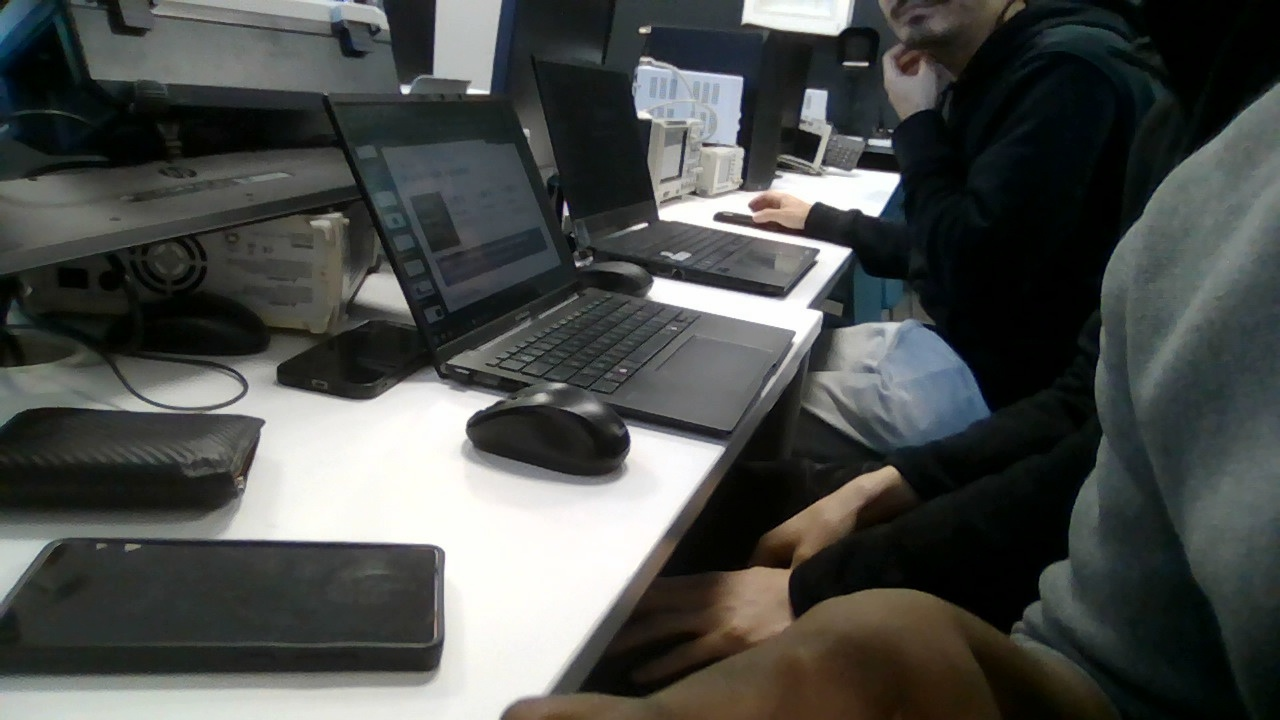
#> input picture data/essais/brutes/20261104-091724_rgb0.jpg, 1280 x 720 px, given in place of the camera
$ python lister_cameras.py
#> lines starting #> are read from the running program, lines starting #| are printed output that depends on the picture; after the words box and inside, x2 and y2 are one past the last pixel; in counts of white or black regions, pixels touching at a corner belong together
### care/peripheriques.py
"""Quelle caméra physique pour quelle position de l'habitacle ?

Sur un PC portable, l'index 0 est presque toujours la webcam intégrée, et les index des
caméras USB changent selon l'ordre de branchement. Ce module associe chaque position de
config.json à un périphérique réel, par NOM plutôt que par numéro, et écarte la webcam du PC.

Chaque caméra de config.json accepte, au choix :
    "index": 2              un numéro fixe (comme avant)
    "index": "auto"         la prochaine caméra libre qui n'est pas la webcam du PC
    "nom":   "USB Camera"   la prochaine caméra libre dont le nom contient ce texte
    "url":   "rtsp://…"     une caméra IP (flux RTSP / HTTP)
`index` + `nom` ensemble : l'index est utilisé, le nom sert de vérification (s'il ne
correspond plus, c'est que les index ont bougé → relancer lister_cameras.py).
"""
from __future__ import annotations

import glob
import os
from pathlib import Path

# Morceaux de nom typiques d'une webcam intégrée de PC portable (comparaison sans casse).
EXCLURE_DEFAUT = ["integrated", "intégrée", "built-in", "facetime", "webcam", "ir camera",
                  "windows hello", "virtual", "obs ", "droidcam", "camo"]
# Morceaux de nom typiques d'une caméra thermique (PureThermal / Lepton, Topdon, InfiRay…).
THERMIQUE_DEFAUT = ["purethermal", "lepton", "thermal", "flir", "topdon", "tc001", "infiray", "seek"]


def lister() -> list[dict] | None:
    """[{index, nom}] des caméras vues par le système, dans l'ordre des index OpenCV.
    None si le système ne donne pas les noms (le banc retombe alors sur les index)."""
    if os.name == "nt":
        try:  # DirectShow : même ordre que cv2.VideoCapture(i, cv2.CAP_DSHOW)
            from pygrabber.dshow_graph import FilterGraph
            return [{"index": i, "nom": n} for i, n in enumerate(FilterGraph().get_input_devices())]
        except Exception:  # noqa: BLE001 — pygrabber absent ou COM indisponible
            return None
    noeuds = sorted(glob.glob("/sys/class/video4linux/video*"),
                    key=lambda p: int(p.rsplit("video", 1)[1]))
    if not noeuds:
        return None
    out = []
    for p in noeuds:
        try:  # chaque caméra crée 2 nœuds sous Linux : seul l'index 0 porte l'image
            if Path(p, "index").read_text().strip() != "0":
                continue
            nom = Path(p, "name").read_text().strip()
        except OSError:
            continue
        out.append({"index": int(p.rsplit("video", 1)[1]), "nom": nom})
    return out


# [72 lines left out: functions lister_msmf, _enumerer_msmf, index_msmf, not called in this run]


def _contient(nom: str, morceaux) -> bool:
    n = (nom or "").lower()
    return any(m.lower() in n for m in morceaux)


# [88 lines left out: functions resoudre, rapport, not called in this run]

### care/cameras.py
"""Acquisition des flux caméra.

Chaque caméra tourne dans son propre thread et garde en mémoire la dernière
image reçue : l'interface et l'analyse lisent toujours une image fraîche,
sans file d'attente qui prend du retard.
"""
import json
import math
import os
import threading
import time

import cv2
import numpy as np

from care import peripheriques, thermique

# réexportés : les outils et les tests les importaient d'ici avant care/thermique.py
from care.thermique import fond_uniforme, masque_vivant, masque_zones, temperature_plausible, temperatures  # noqa: F401

BACKEND = cv2.CAP_DSHOW if os.name == "nt" else cv2.CAP_ANY


class Source:
    """Caméra RGB réelle, lue en continu dans un thread."""

    # [12 lines left out: function __init__, not called in this run]

    def demarrer(self):
        self._thread.start()
        return self

    def arreter(self):
        self._stop = True

    # [13 lines left out: function _ouvrir, not called in this run]

    def _lire(self, cap):
        return cap.read()

    # [28 lines left out: function _boucle, not called in this run]

    def derniere(self):
        with self._lock:
            return None if self.frame is None else self.frame.copy()

    def apercu(self):
        """Image affichable (BGR 8 bits) pour le dashboard."""
        return self.derniere()

    # [16 lines left out: functions etat, image_noire, not called in this run]


# Caméras thermiques 256x192 de la famille InfiRay (Topdon TC001, InfiRay P2 Pro, modules
# « UVC Camera »…). Le flux UVC est en YUYV (2 octets par pixel) et empile deux blocs :
#   - un bloc IMAGE : YUYV ordinaire, gain automatique (inutilisable pour un seuil) ;
#   - un bloc DONNÉES : un entier 16 bits petit-boutiste par pixel.
# Deux dispositions connues :
#   256x384 (TC001 / P2 Pro)   image en haut, données en bas = températures, brut/64 - 273,15
#   256x392 (caméra du banc,   données en haut (lignes 0-191), 4 lignes de métadonnées, image
#    « UVC Camera »,           (196-387), 4 lignes de métadonnées. Les données sont des COMPTES
#    USB 2BDF:0102)            BRUTS du capteur (~5 000, non calibrés), pas des températures :
#                              on compare chaque pixel au fond de la scène (mode « relatif »).
# Le flux doit être lu SANS conversion RGB d'OpenCV : sous Windows, seul Media Foundation
# (thermique.backend = "msmf") le donne brut, DirectShow le convertit toujours en couleur
# (les données deviennent des rayures vertes). Diagnostic : outils/diag_thermique.py.
TC001_L, TC001_H = 256, 192
_HAUTEURS = (384, 392)


# [44 lines left out: functions _blocs, decoder_trame, brut_en_celsius, decoder_tc001, image_visible, not called in this run]


def est_tc001(f):
    a = np.asarray(f)
    return a.dtype == np.uint8 and a.size in [TC001_L * h * c for h in _HAUTEURS for c in (2, 3)]


# ---- Caméras thermiques à flux 16 bits simple (Lepton/PureThermal et autres) ----------
BACKENDS = {"defaut": BACKEND, "dshow": cv2.CAP_DSHOW, "msmf": cv2.CAP_MSMF, "v4l2": cv2.CAP_V4L2,
            "auto": cv2.CAP_ANY}
FLUX_DEFAUT = {"backend": "defaut", "fourcc": "Y16 ", "convert_rgb": 0}


# [22 lines left out: functions ouvrir_flux, normaliser_brut, not called in this run]


class SourceThermique(Source):
    """Caméra thermique : décode le flux, puis délègue l'analyse à care/thermique.py.

    Matériel géré (`thermique.modele` : "auto", "tc001", "lepton") :
      - famille InfiRay 256x192 : Topdon TC001 (températures) et caméra du banc (comptes bruts) ;
      - flux 16 bits simple, à la résolution fournie : Lepton/PureThermal, format TLinear ;
      - flux 8 bits : pas de température, seuil fixe sur l'image (peu fiable).
    """

    # [40 lines left out: functions __init__, _ouvrir, _lire, not called in this run]

    def _infiray(self, f):
        return self.modele in ("auto", "tc001") and est_tc001(f)

    # [4 lines left out: function poser_reference, not called in this run]

    # ---- décodage : trame → champ ---------------------------------------------
    def vers_celsius(self, f):
        return thermique.temperatures(f, self.params["diviseur_kelvin"])

    # [85 lines left out: functions champ, _image_sans_mesure, _apercu, analyser, masque_chaud, not called in this run]

    def mesure(self):
        f = self.derniere()
        return None if f is None else self.analyser(f)

    # [23 lines left out: functions apercu, etat, not called in this run]


# --------------------------------------------------------------------------
# Mode démo : flux synthétiques pour développer le dashboard sans matériel
# --------------------------------------------------------------------------

class PhotosDemo:
    """Photos réelles servant de décor au mode démo : <dossier>/<scène>/<jeu>/<caméra>.jpg.

    Un « jeu » est une prise de vue (une image par caméra, toutes facultatives) ; un fichier jeu.json
    peut dire ce que la photo contient vraiment : {"vivants": ["bébé"], "objets": ["clés"]}.
    Sans dossier, le mode démo dessine ses scènes de synthèse."""

    def __init__(self, dossier: str | None):
        self.dossier = dossier if dossier and os.path.isdir(dossier) else None
        self._cache: dict[str, np.ndarray | None] = {}

    def jeux(self, scene: str) -> list[str]:
        d = os.path.join(self.dossier, scene) if self.dossier else ""
        return sorted(j for j in os.listdir(d) if os.path.isdir(os.path.join(d, j))) if os.path.isdir(d) else []

    # [24 lines left out: functions contenu, image, not called in this run]


class SourceDemo(Source):
    photos = PhotosDemo(None)   # renseigné par l'application : data/demo/photos

    # [4 lines left out: function __init__, not called in this run]

    def _ouvrir(self):
        return _FauxCap()

    # [31 lines left out: function _lire, not called in this run]


class SourceThermiqueDemo(SourceThermique):
    # [4 lines left out: function __init__, not called in this run]

    def _ouvrir(self):
        return _FauxCap()

    # [8 lines left out: function _lire, not called in this run]


class _FauxCap:
    def isOpened(self):
        return True

    def release(self):
        pass


class _CapFermee(_FauxCap):
    """Caméra introuvable (ex. pas de correspondance DirectShow → Media Foundation)."""

    def isOpened(self):
        return False

### lister_cameras.py
"""Assistant « quelle caméra est où » — à lancer une fois installé dans la voiture.

    python lister_cameras.py            liste les caméras, puis demande la position de chacune
    python lister_cameras.py --liste    liste seulement (rien n'est écrit)

Pour chaque caméra branchée (la webcam du PC est signalée et proposée en dernier), une
fenêtre d'aperçu EN DIRECT s'ouvre au premier plan : cliquer dessus puis appuyer sur la touche
de la position filmée (1 à 4, t pour la thermique, Espace pour passer, r pour rouvrir la
caméra si l'image est noire, q pour arrêter). Le résultat est écrit dans config.local.json
(ignoré par git, propre à ce PC) : config.json n'est pas touché.

Si on débranche / rebranche les caméras sur d'autres ports, relancer l'assistant : le
dashboard prévient au démarrage quand le nom vu à un index ne correspond plus.
"""
import argparse
import contextlib
import json
import os
import sys
import time

import cv2

from care import peripheriques
from care.cameras import est_tc001, image_visible

RACINE = os.path.dirname(os.path.abspath(__file__))
BACKEND = cv2.CAP_DSHOW if os.name == "nt" else cv2.CAP_ANY


def charger_config():
    with open(os.path.join(RACINE, "config.json"), encoding="utf-8") as fh:
        cfg = json.load(fh)
    local = os.path.join(RACINE, "config.local.json")
    loc = {}
    if os.path.exists(local):
        with open(local, encoding="utf-8") as fh:
            loc = json.load(fh)
    return cfg, loc, local


def ouvrir(index):
    cap = cv2.VideoCapture(index, BACKEND)
    cap.set(cv2.CAP_PROP_FOURCC, cv2.VideoWriter_fourcc(*"MJPG"))
    cap.set(cv2.CAP_PROP_BUFFERSIZE, 1)
    return cap


def image_valable(f) -> bool:
    """Une vraie image : ni absente, ni noire (les premières le sont souvent)."""
    return f is not None and f.size > 0 and float(f.mean()) > 4


def apercu(index, attente_s=3.0):
    """Une image de la caméra, en lui laissant le temps de démarrer ; None si elle ne donne rien."""
    cap = ouvrir(index)
    f, fin = None, time.time() + attente_s
    try:
        while time.time() < fin:
            ok, img = cap.read()
            if ok and img is not None:
                f = img
                if image_valable(img):
                    break
            else:
                time.sleep(0.05)
    finally:
        cap.release()
    return f


def afficher(img):
    if est_tc001(img):  # flux thermique InfiRay / TC001 : n'afficher que le bloc image
        img = image_visible(img)
    if img.ndim == 2 or img.dtype != "uint8":
        img = cv2.normalize(img, None, 0, 255, cv2.NORM_MINMAX).astype("uint8")
    if img.ndim == 2:
        img = cv2.cvtColor(img, cv2.COLOR_GRAY2BGR)
    h, w = img.shape[:2]
    return cv2.resize(img, (960, max(1, int(960 * h / w))))


def choisir_en_direct(d, positions, n, total):
    """Montre la caméra en direct et attend une touche DANS la fenêtre. Renvoie « 1 »…« 9 »,
    « t », « » (passer) ou « q » (arrêter). L'aperçu ne se fige pas : on voit ce qu'on bouge."""
    titre = "CARE - quelle camera est-ce ?"
    aide = "  ".join(f"{i + 1}={p['label']}" for i, p in enumerate(positions)) + "  t=thermique"
    cv2.namedWindow(titre, cv2.WINDOW_NORMAL)
    cv2.resizeWindow(titre, 960, 600)
    with contextlib.suppress(cv2.error):
        cv2.setWindowProperty(titre, cv2.WND_PROP_TOPMOST, 1)   # devant le terminal
    cap, derniere, debut = ouvrir(d["index"]), d["image"], time.time()
    try:
        while True:
            ok, f = cap.read()
            if ok and image_valable(f):
                derniere, debut = f, time.time()
            elif time.time() - debut > 4:   # plus d'image : on rouvre la caméra toute seule
                cap.release()
                cap, debut = ouvrir(d["index"]), time.time()
            vue = afficher(derniere)
            bandeau = [f"Camera {n}/{total} : index {d['index']} {d['nom'] or ''} {d['genre']}".strip(), aide,
                       "Espace=passer  r=rouvrir  q=arreter" + ("" if ok else "   (image figee, camera muette)")]
            cv2.rectangle(vue, (0, 0), (vue.shape[1], 92), (30, 20, 14), -1)
            for i, ligne in enumerate(bandeau):
                cv2.putText(vue, ligne.encode("ascii", "replace").decode(), (12, 26 + 28 * i),
                            cv2.FONT_HERSHEY_SIMPLEX, 0.62, (255, 255, 255), 1, cv2.LINE_AA)
            cv2.imshow(titre, vue)
            k = cv2.waitKey(40) & 0xFF
            c = chr(k).lower() if k != 255 else ""
            if c == "r":
                cap.release()
                cap, debut = ouvrir(d["index"]), time.time()
            elif c in ("q", "t") or (c.isdigit() and 1 <= int(c) <= len(positions)):
                return c
            elif k in (32, 13, 27):   # Espace, Entrée, Échap : passer
                return ""
            if cv2.getWindowProperty(titre, cv2.WND_PROP_VISIBLE) < 1:   # fenêtre fermée à la souris
                return ""
    finally:
        cap.release()
        cv2.destroyAllWindows()
        cv2.waitKey(1)


def main():
    ap = argparse.ArgumentParser()
    ap.add_argument("--liste", action="store_true", help="lister sans rien écrire")
    ap.add_argument("--max", type=int, default=10, help="index testés si les noms sont illisibles")
    a = ap.parse_args()
    cfg, loc, chemin_local = charger_config()
#> (reads config.json from the repository)
    exclure = cfg.get("cameras", {}).get("exclure", peripheriques.EXCLURE_DEFAUT)
    mots_th = cfg.get("cameras", {}).get("thermique", peripheriques.THERMIQUE_DEFAUT)

    devs = peripheriques.lister()
    if devs is None:
        print("Noms des caméras illisibles (sous Windows : pip install pygrabber). Test des index…")
        devs = [{"index": i, "nom": ""} for i in range(a.max)]
    print("\nCaméras détectées :")
    trouvees = []
    for d in devs:
        f = apercu(d["index"])
#> in apercu, img is the input picture: shape (720, 1280, 3); mean B, G, R 75.2, 77.5, 74.9
        if f is None:
            if d["nom"]:
                print(f"  index {d['index']:<2} {d['nom']:<35} (pas d'image : débrancher / rebrancher son câble)")
            continue
        genre = ("webcam du PC" if peripheriques._contient(d["nom"], exclure) else
                 "thermique ?" if peripheriques._contient(d["nom"], mots_th) or f.shape[1] <= 160
                 or est_tc001(f) else "")
#> genre = ''
        print(f"  index {d['index']:<2} {d['nom'] or '?':<35} {f.shape[1]}x{f.shape[0]}  {genre}")
#|   index 0  ?                                   1280x720
        trouvees.append({**d, "image": f, "genre": genre})
    if a.liste or not trouvees:
        return

    positions = cfg["cameras_rgb"]
#> positions = 4 items
    th = cfg["camera_thermique"]
    print("\nUne fenêtre s'ouvre pour chaque caméra, en direct. Cliquer dessus, puis appuyer sur :\n  "
          + "  ".join(f"{i + 1}={p['label']}" for i, p in enumerate(positions))
          + "  t=thermique  Espace=passer  r=rouvrir la caméra  q=arrêter\n")
#| Une fenêtre s'ouvre pour chaque caméra, en direct. Cliquer dessus, puis appuyer sur :
#|   1=Avant gauche  2=Avant droite  3=Arrière gauche  4=Arrière droite  t=thermique  Espace=passer  r=rouvrir la caméra  q=arrêter
    affect, th_aff = {}, None
    # webcam du PC en dernier : on finit souvent avant
    ordre = sorted(trouvees, key=lambda d: d["genre"] == "webcam du PC")
    for n, d in enumerate(ordre, 1):
        rep = choisir_en_direct(d, positions, n, len(ordre))
#> in choisir_en_direct, `cv2.rectangle(vue, (0, 0), (vue.shape[1], 92), (30, 20, 14), -1)`:
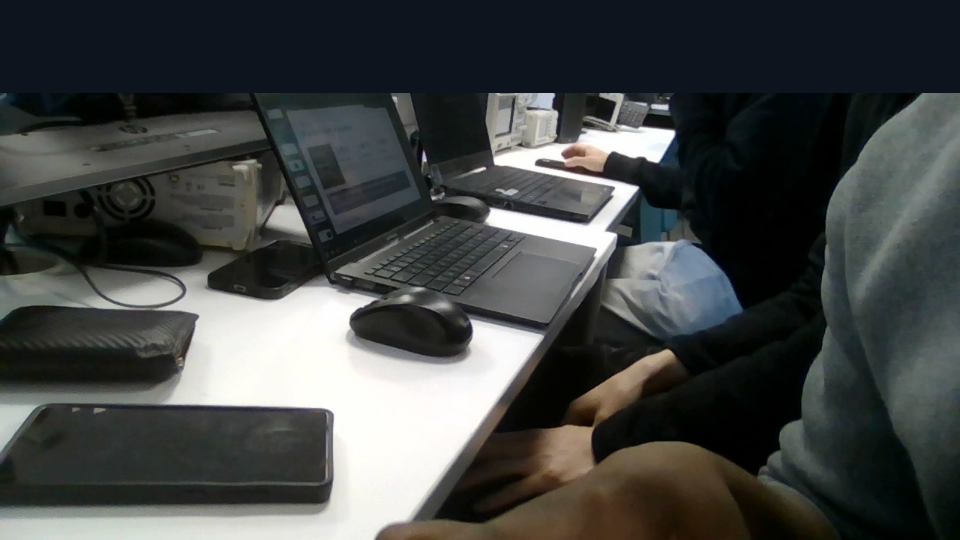
#> vue: shape (540, 960, 3); mean B, G, R 69.5, 70.4, 67.7
#> after the loop in choisir_en_direct, `for i, ligne in enumerate(bandeau):`:
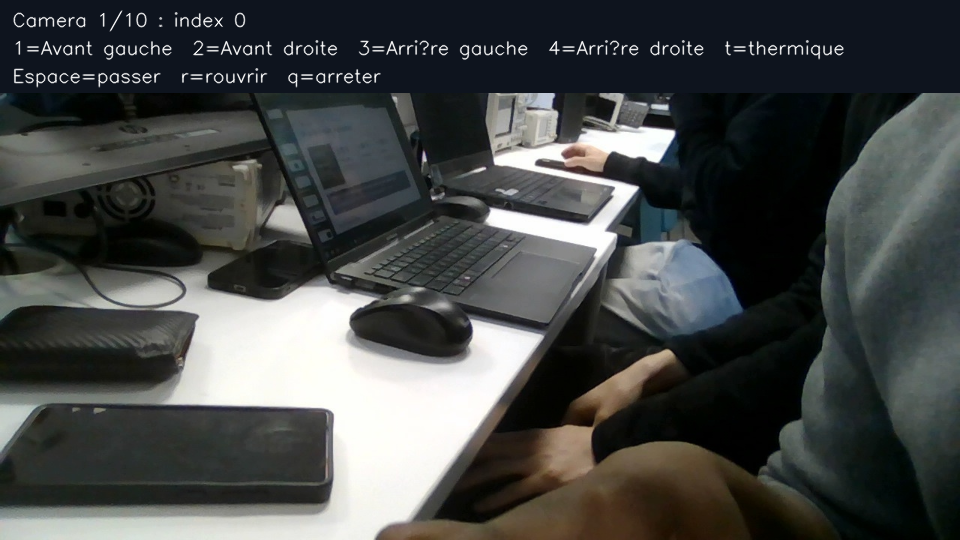
#> vue: shape (540, 960, 3); 1.59% of pixels changed, all inside (x1, y1, x2, y2) = (13, 10, 844, 88)
#> (key Esc is pressed here)
        if rep == "q":
            print("Arrêt demandé : rien n'est écrit.")
            return
        if rep == "t":
            th_aff = d
            print(f"  index {d['index']} → thermique")
        elif rep.isdigit():
            ancien = affect.get(int(rep) - 1)
            if ancien:
                print(f"  ⚠ {positions[int(rep) - 1]['label']} était déjà donnée à l'index "
                      f"{ancien['index']} : remplacée")
            affect[int(rep) - 1] = d
            print(f"  index {d['index']} → {positions[int(rep) - 1]['label']}")
        else:
            print(f"  index {d['index']} → ignorée")
        if len(affect) == len(positions) and (th_aff or not th.get("active")):
            break

    rgb = []
#> rgb = []
    for i, p in enumerate(positions):
        d = affect.get(i)
        e = {k: v for k, v in p.items() if k not in ("index", "nom", "url")}
        if d:
            e.update(index=d["index"], **({"nom": d["nom"]} if d["nom"] else {}))
        else:
            e["index"] = "auto"
            print(f"  ⚠ {p['label']} : aucune caméra choisie, laissée en « auto »")
        rgb.append(e)
#> this loop made 4 passes
#> p on passes 1 to 4: {'id': 'rgb0', 'index': 'auto', 'label': 'Avant gauche'}, {'id': 'rgb1', 'index': 'auto', 'label': 'Avant droite'}, {'id': 'rgb2', 'index': 'auto', 'label': 'Arrière gauche'}, {'id': 'rgb3', 'index': 'auto', 'label': 'Arrière droite'}
#|   ⚠ Avant gauche : aucune caméra choisie, laissée en « auto »
#|   ⚠ Avant droite : aucune caméra choisie, laissée en « auto »
#|   ⚠ Arrière gauche : aucune caméra choisie, laissée en « auto »
#|   ⚠ Arrière droite : aucune caméra choisie, laissée en « auto »
#> after the loop, rgb = 4 items
    loc["cameras_rgb"] = rgb
    # les caméras avant servent à savoir si le conducteur est à bord (surveillance automatique)
    avant = [p["id"] for i, p in enumerate(positions) if i in affect and p["label"].lower().startswith("avant")]
#> avant = []
    if avant and not loc.get("surveillance", {}).get("cameras_conducteur"):
        loc["surveillance"] = {**loc.get("surveillance", {}), "cameras_conducteur": avant}
        print(f"  caméras du conducteur : {', '.join(avant)}")
    if th_aff:
        loc["camera_thermique"] = {**loc.get("camera_thermique", {}), "index": th_aff["index"], "active": True,
                                   **({"nom": th_aff["nom"]} if th_aff["nom"] else {})}
    with open(chemin_local, "w", encoding="utf-8") as fh:
        json.dump(loc, fh, ensure_ascii=False, indent=2)
    print(f"\nÉcrit dans {os.path.basename(chemin_local)}. Lancer le dashboard : les positions "
          "s'affichent sous chaque flux, vérifier qu'elles sont dans le bon ordre.")


if __name__ == "__main__":
    sys.exit(main())
#> (the program exits here)
